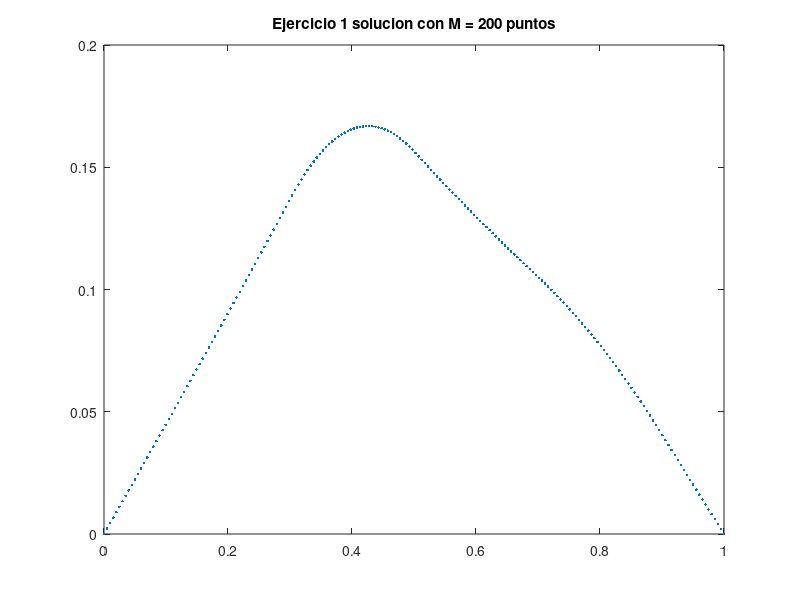

The MATLAB source for this figure:
clear all;
%
% Difusion y transporte de dato discontinuo
%
format long;
%
% MATLAB indexa desde 1 los vectores
%
% Dimension de la particion M+1 xe(1),xe(2),...,xe(M+2) donde 
%   xe(1)=xIni, xe(M+2)=xFin y los nodos intermedios son 
%     xe(2),xe(3),...,xe(M+1)
%

M=200;
xIni = 0.0;
xFin =1.0;
h = (xFin - xIni)/(M+1);
xe=xIni:h:xFin;
h2=h*h;

% Uso de fuerza
%
f = zeros(1,M+2);
%
% Uso de fuerza inicial discontinua
% Muestra el uso de vectores
%
for j=1:M+2
    if ((xe(j)>0.3)&(xe(j)<0.5))
        f(j)=4;
    end
    if ((xe(j)>0.7)&(xe(j)<0.9))
        f(j)=1;
    end
end
%
% Coeficiente de difusion
%
k=1;

%
% u array solucion 
%
u1 = zeros(1,M+2); 


%    
% Construccion del sistema MxM
%    Diagonales de la matriz
%
dcent = 2*ones(M,1);  % d valores indexados de 1 a M
dinf = (-1)*ones(M-1,1);  % d-1 valores indexados de 1 a M-1
dsup = (-1)*ones(M-1,1);  % d-1 valores indexados de 1 a M-1
%
% Construimos matriz a partir de las diagonales principales
%
P=diag(dinf, -1) + diag(dcent, 0) + diag(dsup, 1);
for j=1:M
    P(j,j)=2+h2*(1+xe(j+1));
end
%
% termino independiente
%
d=zeros(M,1);


for j=1:M   % rango de 1 a M
    d(j)=h2*f(j+1);
end

z = P\d; 


for j=1:M
  u1(j+1)=z(j);
end
% Asignacion de los datos de contorno en x=xIni y en x=xFin
u1(1)=0.0; 
u1(M+2)=0.0; 
%
% Dibujamos la solucion aproximada
%
figure(1);
plot(xe,u1,'.')
title([' Ejercicio 1 solucion con M = ',num2str(M),' puntos ']);

eig(P)


  
   

